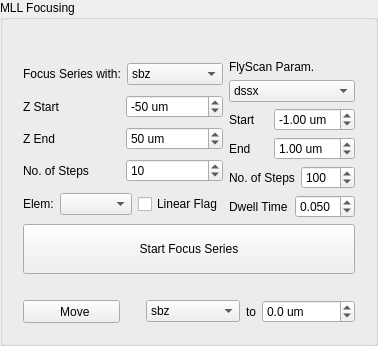
               <widget class="QGroupBox" name="groupBox_40">
                <property name="enabled">
                 <bool>true</bool>
                </property>
                <property name="title">
                 <string>MLL Focusing </string>
                </property>
                <layout class="QGridLayout" name="gridLayout_17">
                 <item row="1" column="0">
                  <layout class="QGridLayout" name="gridLayout_131">
                   <item row="2" column="0">
                    <layout class="QGridLayout" name="gridLayout_48">
                     <item row="0" column="0">
                      <widget class="QWidget" name="widget_9" native="true">
                       <layout class="QGridLayout" name="gridLayout_15">
                        <item row="4" column="0" colspan="2">
                         <layout class="QHBoxLayout" name="horizontalLayout_88">
                          <item>
                           <widget class="QLabel" name="label_121">
                            <property name="text">
                             <string>Elem:</string>
                            </property>
                           </widget>
                          </item>
                          <item>
                           <widget class="QComboBox" name="cb_mll_focus_elem"/>
                          </item>
                          <item>
                           <widget class="QCheckBox" name="cb_linearflag_mll_focus">
                            <property name="text">
                             <string>Linear Flag</string>
                            </property>
                           </widget>
                          </item>
                         </layout>
                        </item>
                        <item row="7" column="1" colspan="2">
                         <layout class="QHBoxLayout" name="horizontalLayout_82">
                          <property name="leftMargin">
                           <number>20</number>
                          </property>
                          <item>
                           <widget class="QComboBox" name="cb_mll_z_motor_move">
                            <item>
                             <property name="text">
                              <string>sbz</string>
                             </property>
                            </item>
                            <item>
                             <property name="text">
                              <string>hz</string>
                             </property>
                            </item>
                            <item>
                             <property name="text">
                              <string>vz</string>
                             </property>
                            </item>
                           </widget>
                          </item>
                          <item>
                           <widget class="QLabel" name="label_4">
                            <property name="sizePolicy">
                             <sizepolicy hsizetype="Fixed" vsizetype="Preferred">
                              <horstretch>0</horstretch>
                              <verstretch>0</verstretch>
                             </sizepolicy>
                            </property>
                            <property name="text">
                             <string>to</string>
                            </property>
                           </widget>
                          </item>
                          <item>
                           <widget class="QDoubleSpinBox" name="dsb_mll_z_target_pos">
                            <property name="suffix">
                             <string> um</string>
                            </property>
                            <property name="decimals">
                             <number>1</number>
                            </property>
                            <property name="minimum">
                             <double>-200.000000000000000</double>
                            </property>
                            <property name="maximum">
                             <double>7000.000000000000000</double>
                            </property>
                            <property name="singleStep">
                             <double>5.000000000000000</double>
                            </property>
                            <property name="value">
                             <double>0.000000000000000</double>
                            </property>
                           </widget>
                          </item>
                         </layout>
                        </item>
                        <item row="0" column="2" rowspan="5">
                         <layout class="QVBoxLayout" name="verticalLayout_45">
                          <item>
                           <widget class="QLabel" name="label_83">
                            <property name="text">
                             <string>FlyScan Param.</string>
                            </property>
                           </widget>
                          </item>
                          <item>
                           <widget class="QComboBox" name="cb_mll_foucs_mtr">
                            <property name="currentText">
                             <string>dssx</string>
                            </property>
                            <item>
                             <property name="text">
                              <string>dssx</string>
                             </property>
                            </item>
                            <item>
                             <property name="text">
                              <string>dssy</string>
                             </property>
                            </item>
                            <item>
                             <property name="text">
                              <string>dssz</string>
                             </property>
                            </item>
                           </widget>
                          </item>
                          <item>
                           <layout class="QHBoxLayout" name="horizontalLayout_75">
                            <item>
                             <widget class="QLabel" name="label_111">
                              <property name="text">
                               <string>Start</string>
                              </property>
                             </widget>
                            </item>
                            <item>
                             <widget class="QDoubleSpinBox" name="dsb_mll_foucs_mtr_start">
                              <property name="sizePolicy">
                               <sizepolicy hsizetype="Preferred" vsizetype="Fixed">
                                <horstretch>0</horstretch>
                                <verstretch>0</verstretch>
                               </sizepolicy>
                              </property>
                              <property name="suffix">
                               <string> um</string>
                              </property>
                              <property name="minimum">
                               <double>-15.000000000000000</double>
                              </property>
                              <property name="maximum">
                               <double>15.000000000000000</double>
                              </property>
                              <property name="value">
                               <double>-1.000000000000000</double>
                              </property>
                             </widget>
                            </item>
                           </layout>
                          </item>
                          <item>
                           <layout class="QHBoxLayout" name="horizontalLayout_83">
                            <item>
                             <widget class="QLabel" name="label_113">
                              <property name="text">
                               <string>End</string>
                              </property>
                             </widget>
                            </item>
                            <item>
                             <widget class="QDoubleSpinBox" name="dsb_mll_foucs_mtr_end">
                              <property name="sizePolicy">
                               <sizepolicy hsizetype="Preferred" vsizetype="Fixed">
                                <horstretch>0</horstretch>
                                <verstretch>0</verstretch>
                               </sizepolicy>
                              </property>
                              <property name="suffix">
                               <string> um</string>
                              </property>
                              <property name="minimum">
                               <double>-15.000000000000000</double>
                              </property>
                              <property name="maximum">
                               <double>15.000000000000000</double>
                              </property>
                              <property name="value">
                               <double>1.000000000000000</double>
                              </property>
                             </widget>
                            </item>
                           </layout>
                          </item>
                          <item>
                           <layout class="QHBoxLayout" name="horizontalLayout_84">
                            <item>
                             <widget class="QLabel" name="label_114">
                              <property name="text">
                               <string>No. of Steps</string>
                              </property>
                             </widget>
                            </item>
                            <item>
                             <widget class="QSpinBox" name="dsb_mll_foucs_mtr_steps">
                              <property name="sizePolicy">
                               <sizepolicy hsizetype="Preferred" vsizetype="Fixed">
                                <horstretch>0</horstretch>
                                <verstretch>0</verstretch>
                               </sizepolicy>
                              </property>
                              <property name="suffix">
                               <string/>
                              </property>
                              <property name="minimum">
                               <number>10</number>
                              </property>
                              <property name="maximum">
                               <number>1000</number>
                              </property>
                              <property name="singleStep">
                               <number>50</number>
                              </property>
                              <property name="value">
                               <number>100</number>
                              </property>
                             </widget>
                            </item>
                           </layout>
                          </item>
                          <item>
                           <layout class="QHBoxLayout" name="horizontalLayout_12">
                            <item>
                             <widget class="QLabel" name="label_120">
                              <property name="text">
                               <string>Dwell Time</string>
                              </property>
                             </widget>
                            </item>
                            <item>
                             <widget class="QDoubleSpinBox" name="dsb_mll_foucs_mtr_exp_time">
                              <property name="sizePolicy">
                               <sizepolicy hsizetype="Preferred" vsizetype="Fixed">
                                <horstretch>0</horstretch>
                                <verstretch>0</verstretch>
                               </sizepolicy>
                              </property>
                              <property name="decimals">
                               <number>3</number>
                              </property>
                              <property name="minimum">
                               <double>0.005000000000000</double>
                              </property>
                              <property name="maximum">
                               <double>0.500000000000000</double>
                              </property>
                              <property name="singleStep">
                               <double>0.010000000000000</double>
                              </property>
                              <property name="value">
                               <double>0.050000000000000</double>
                              </property>
                             </widget>
                            </item>
                           </layout>
                          </item>
                         </layout>
                        </item>
                        <item row="0" column="0" colspan="2">
                         <layout class="QGridLayout" name="gridLayout_12">
                          <item row="0" column="0">
                           <widget class="QLabel" name="label_84">
                            <property name="text">
                             <string>Focus Series with:</string>
                            </property>
                           </widget>
                          </item>
                          <item row="0" column="1">
                           <widget class="QComboBox" name="cb_mll_z_motor">
                            <item>
                             <property name="text">
                              <string>sbz</string>
                             </property>
                            </item>
                            <item>
                             <property name="text">
                              <string>hz</string>
                             </property>
                            </item>
                            <item>
                             <property name="text">
                              <string>vz</string>
                             </property>
                            </item>
                           </widget>
                          </item>
                         </layout>
                        </item>
                        <item row="5" column="0" colspan="3">
                         <widget class="QPushButton" name="pb_mll_z_focus_start">
                          <property name="sizePolicy">
                           <sizepolicy hsizetype="Preferred" vsizetype="Fixed">
                            <horstretch>0</horstretch>
                            <verstretch>0</verstretch>
                           </sizepolicy>
                          </property>
                          <property name="text">
                           <string>
Start Focus Series
</string>
                          </property>
                         </widget>
                        </item>
                        <item row="2" column="0" colspan="2">
                         <layout class="QHBoxLayout" name="horizontalLayout_86">
                          <item>
                           <widget class="QLabel" name="label_116">
                            <property name="toolTip">
                             <string>relative end pos</string>
                            </property>
                            <property name="text">
                             <string>Z End</string>
                            </property>
                           </widget>
                          </item>
                          <item>
                           <widget class="QSpinBox" name="sb_mll_z_end">
                            <property name="sizePolicy">
                             <sizepolicy hsizetype="Preferred" vsizetype="Fixed">
                              <horstretch>0</horstretch>
                              <verstretch>0</verstretch>
                             </sizepolicy>
                            </property>
                            <property name="suffix">
                             <string> um</string>
                            </property>
                            <property name="minimum">
                             <number>-1000</number>
                            </property>
                            <property name="maximum">
                             <number>1000</number>
                            </property>
                            <property name="singleStep">
                             <number>10</number>
                            </property>
                            <property name="value">
                             <number>50</number>
                            </property>
                           </widget>
                          </item>
                         </layout>
                        </item>
                        <item row="1" column="0" colspan="2">
                         <layout class="QHBoxLayout" name="horizontalLayout_85">
                          <item>
                           <widget class="QLabel" name="label_115">
                            <property name="toolTip">
                             <string>relative start pos</string>
                            </property>
                            <property name="text">
                             <string>Z Start</string>
                            </property>
                           </widget>
                          </item>
                          <item>
                           <widget class="QSpinBox" name="sb_mll_z_start">
                            <property name="sizePolicy">
                             <sizepolicy hsizetype="Preferred" vsizetype="Fixed">
                              <horstretch>0</horstretch>
                              <verstretch>0</verstretch>
                             </sizepolicy>
                            </property>
                            <property name="suffix">
                             <string> um</string>
                            </property>
                            <property name="minimum">
                             <number>-1000</number>
                            </property>
                            <property name="maximum">
                             <number>1000</number>
                            </property>
                            <property name="singleStep">
                             <number>10</number>
                            </property>
                            <property name="value">
                             <number>-50</number>
                            </property>
                           </widget>
                          </item>
                         </layout>
                        </item>
                        <item row="3" column="0" colspan="2">
                         <layout class="QHBoxLayout" name="horizontalLayout_87">
                          <item>
                           <widget class="QLabel" name="label_117">
                            <property name="text">
                             <string>No. of Steps</string>
                            </property>
                           </widget>
                          </item>
                          <item>
                           <widget class="QSpinBox" name="sb_mll_z_steps">
                            <property name="sizePolicy">
                             <sizepolicy hsizetype="Preferred" vsizetype="Fixed">
                              <horstretch>0</horstretch>
                              <verstretch>0</verstretch>
                             </sizepolicy>
                            </property>
                            <property name="suffix">
                             <string/>
                            </property>
                            <property name="minimum">
                             <number>1</number>
                            </property>
                            <property name="maximum">
                             <number>1000</number>
                            </property>
                            <property name="singleStep">
                             <number>5</number>
                            </property>
                            <property name="value">
                             <number>10</number>
                            </property>
                           </widget>
                          </item>
                         </layout>
                        </item>
                        <item row="7" column="0">
                         <widget class="QPushButton" name="pb_mll_z_focus_move">
                          <property name="sizePolicy">
                           <sizepolicy hsizetype="Minimum" vsizetype="Preferred">
                            <horstretch>0</horstretch>
                            <verstretch>0</verstretch>
                           </sizepolicy>
                          </property>
                          <property name="text">
                           <string>      Move    </string>
                          </property>
                         </widget>
                        </item>
                        <item row="6" column="0">
                         <widget class="QLabel" name="label_61">
                          <property name="text">
                           <string/>
                          </property>
                         </widget>
                        </item>
                       </layout>
                      </widget>
                     </item>
                    </layout>
                   </item>
                  </layout>
                 </item>
                 <item row="0" column="0">
                  <widget class="QLabel" name="label_137">
                   <property name="sizePolicy">
                    <sizepolicy hsizetype="Preferred" vsizetype="Fixed">
                     <horstretch>0</horstretch>
                     <verstretch>0</verstretch>
                    </sizepolicy>
                   </property>
                   <property name="text">
                    <string/>
                   </property>
                  </widget>
                 </item>
                </layout>
               </widget>
